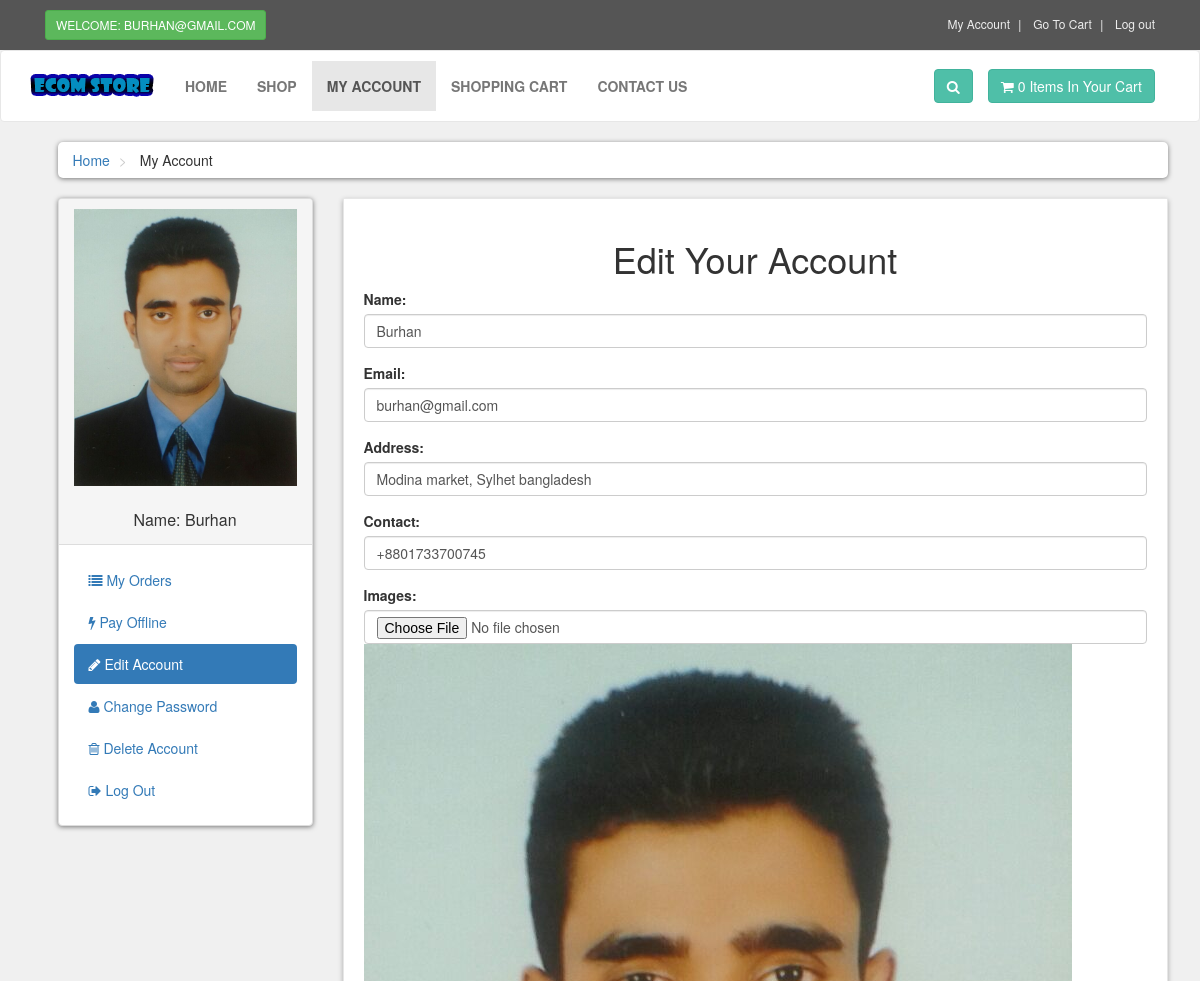
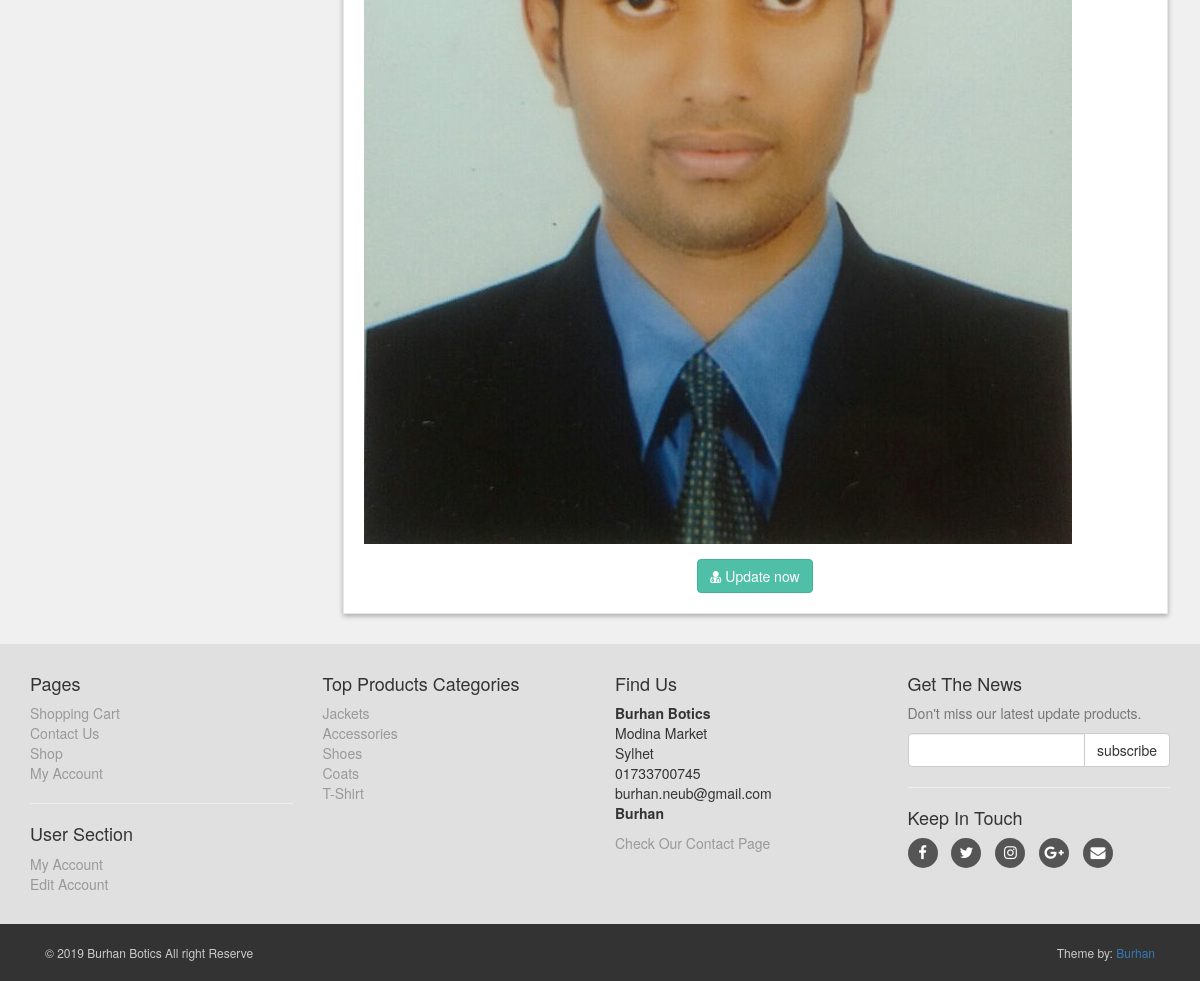
Screenshot of /customer/my_account.php?edit_account (signed in) with the database file from the repository (2 pictures, top to bottom).
### tables this page shows
CREATE TABLE `customers` (
  `customer_id` int(10) NOT NULL,
  `customer_name` varchar(255) NOT NULL,
  `customer_email` varchar(255) NOT NULL,
  `customer_pass` varchar(255) NOT NULL,
  `customer_address` varchar(255) NOT NULL,
  `customer_contact` varchar(255) NOT NULL,
  `customer_image` text NOT NULL,
  `customer_ip` varchar(255) NOT NULL
);

CREATE TABLE `product_categories` (
  `p_cat_id` int(10) NOT NULL,
  `p_cat_title` text NOT NULL,
  `p_cat_desc` text NOT NULL
);

### customer/edit_account.php (the view, shortened to what this page needs)
<?php
$customer_session = $_SESSION['customer_email'];
$get_customer = "select * from customers where customer_email='$customer_session'";
$run_customer = mysqli_query($con,$get_customer);
$row_customer = mysqli_fetch_array($run_customer);
$customer_name = $row_customer['customer_name'];
$customer_email = $row_customer['customer_email'];
$customer_contact = $row_customer['customer_contact'];
$customer_address = $row_customer['customer_address'];
$customer_image = $row_customer['customer_image'];
?>
<h1 align = "center"> Edit Your Account </h1>
<form action="" method="post" enctype="multipart/form-data">
    <div class="form-group">
        <label>Name: </label>
        <input type="text" name="c_name" class="form-control" value="<?php echo $customer_name; ?>" required>
    </div>
    <div class="form-group">
        <label>Email: </label>
        <input type="text" name="c_email" class="form-control" value="<?php echo $customer_email; ?>" required>
    </div>
    <div class="form-group">
        <label>Address: </label>
        <input type="text" name="c_address" class="form-control" value="<?php echo $customer_address; ?>" required>
    </div>
    <div class="form-group">
        <label>Contact: </label>
        <input type="text" name="c_contact" class="form-control" value="<?php echo $customer_contact; ?>" required>
    </div>
    <div class="form-group">
        <label>Images: </label>
        <input type="file" name="c_image" class="form-control form-height-custom " required>
        <img class="img-responsive" src="customer_images/<?php echo $customer_image; ?>" alt="profile">
    </div>
    <div class="text-center">
        <button type="submit" name="update" class="btn btn-primary">
            <i class="fa fa-user-md"></i> Update now
        </button>
    </div>
</form>

### customer/includes/sidebar.php
<div class="panel panel-default sidebar-menu">
    <div class="panel-heading">
        <?php
        $customer_session = $_SESSION['customer_email'];
        $get_customer = "select * from customers where customer_email='$customer_session'";
        $run_customer = mysqli_query($con,$get_customer);
        $row_customer = mysqli_fetch_array($run_customer);
        $customer_image = $row_customer['customer_image'];
        $customer_name = $row_customer['customer_name'];
        if(!isset($_SESSION['customer_email'])){
        }else{
            echo "
                <center>
                    <img src='customer_images/$customer_image' class='img-responsive'>
                </center>
                <br/>
                <h3 class='panel-title' align='center'>
                    Name: $customer_name
                </h3>
            ";
        }
        ?>
    </div>
    <div class="panel-body">
        <ul class="nav-pills nav-stacked nav">
            <li class="<?php if(isset($_GET['my_orders']) || empty($_GET)){echo"active";} ?>">
                <a href="my_account.php?my_orders">
                    <i class="fa fa-list"></i> My Orders
                </a>
            </li>
            <li class="<?php if(isset($_GET['pay_offline'])){echo"active";} ?>">
                <a href="my_account.php?pay_offline">
                    <i class="fa fa-bolt"></i> Pay Offline
                </a>
            </li>
            <li class="<?php if(isset($_GET['edit_account'])){echo"active";} ?>">
                <a href="my_account.php?edit_account">
                    <i class="fa fa-pencil"></i> Edit Account
                </a>
            </li>
            <li class="<?php if(isset($_GET['change_password'])){echo"active";} ?>">
                <a href="my_account.php?change_password">
                    <i class="fa fa-user"></i> Change Password
                </a>
            </li>
            <li class="<?php if(isset($_GET['delect_account'])){echo"active";} ?>">
                <a href="my_account.php?delect_account">
                    <i class="fa fa-trash-o"></i> Delete Account
                </a>
            </li>
            <li>
                <a href="../logout.php">
                    <i class="fa fa-sign-out"></i> Log Out
                </a>
            </li>
        </ul>
    </div>
</div>

### customer/includes/footer.php (shortened to what this page needs)
<div id="footer">
    <div class="container">
        <div class="row">
            <div class="col-sm-6 col-md-3">
            <h4>Pages</h4>
                <ul>
                    <li><a href="../cart.php">Shopping Cart</a></li>
                    <li><a href="../contact.php">Contact Us</a></li>
                    <li><a href="../shop.php">Shop</a></li>
                    <li><a href="my_account.php">My Account</a></li>
                </ul>
                <hr>
                <h4>User Section</h4>
                <ul>
                    <li>
                         <?php
                           if(!isset($_SESSION['customer_email'])){
                               echo"<a href='../checkout.php'>Login</a>";
                           }else{
                              echo"<a href='my_account.php?my_orders'>My Account</a>";
                           }
                          ?>
                    </li>
                    <li>
                        <?php
                           if(!isset($_SESSION['customer_email'])){
                               echo"<a href='../checkout.php'>Login</a>";
                           }else{
                              echo"<a href='my_account.php?edit_account'>Edit Account</a>";
                           }
                          ?>
                    </li>
                </ul>
            </div>
            <div class="col-sm-6 col-md-3">
                <h4>Top Products Categories</h4>
                <ul>
                    <?php
                    $get_p_cats = "select * from product_categories";
                    $run_p_cats = mysqli_query($con,$get_p_cats);
                    while($row_p_cats=mysqli_fetch_array($run_p_cats)){
                        $p_cat_id = $row_p_cats['p_cat_id'];
                        $p_cat_title = $row_p_cats['p_cat_title'];
                        echo "
                            <li>
                                <a href='../shop.php?p_cat=$p_cat_id'>
                                    $p_cat_title
                                </a>
                            </li>
                        ";
                    }
                ?>
                </ul>
            </div>
            <div class="col-sm-6 col-md-3">
                <h4>Find Us</h4>
                <p>
                    <strong>Burhan Botics</strong>
                    <br>Modina Market
                    <br>Sylhet
                    <br>01733700745
                    <br>burhan.neub@gmail.com
                    <br><strong>Burhan</strong>
                </p>
                <a href="../contact.php">Check Our Contact Page</a>
            </div>
            <div class="col-sm-6 col-md-3">
                <h4>Get The News</h4>
                <p class="text-muted">
                    Don't miss our latest update products.
                </p>
                <form action="https://feedburner.google.com/fb/a/mailverify" method="post" target="popupwindow" onsubmit="window.open('https://feedburner.google.com/fb/a/mailverify?uri=PpProgramingBlog', 'popupwindow', 'scrollbars=yes,width=550,height=520');return true" method="post">
                    <div class="input-group">
                        <input type="text" class="form-control" name="email">
                        <span class="input-group-btn">
                            <input type="submit" value="subscribe" class="btn btn-default">
                        </span>
                    </div>
                </form>
                <hr>
                <h4>Keep In Touch</h4>
                <p class="social">
                    <a href="www.facebook.com/burhan.cse" class="fa fa-facebook"></a>
                    <a href="#" class="fa fa-twitter"></a>
                    <a href="#" class="fa fa-instagram"></a>
                    <a href="#" class="fa fa-google-plus"></a>
                    <a href="#" class="fa fa-envelope"></a>
                </p>
            </div>
        </div>
    </div>
</div>
<div id="copyright">
    <div class="container">
        <div class="col-md-6">
            <p class="pull-left">&copy; 2019 Burhan Botics All right Reserve</p>
        </div>
        <div class="col-md-6">
            <p class="pull-right">Theme by: <a href="www.facebook.com/burhan.cse">Burhan</a></p>
        </div>
    </div>
</div>

### customer/styles/style.css (style rules this page uses)
body { font-size: 14px; line-height: 1.42857143; color: #333333; background: #f0f0f0; overflow-x: hidden; }
.btn-primary { color: rgb(255,255,255); background: rgb(79,191,168); border-color: rgb(65,179,156); }
#content .panel.sidebar-menu { box-sizing: border-box; box-shadow: 0px 1px 5px rgba(0, 0, 0, .5); }
#content .panel.sidebar-menu h3 { padding: 5px 0px; margin: 0px; }
#footer { background: #e0e0e0; padding: 20px 0; }
#footer a { color: #999999; padding: 0; text-decoration: none; }
#footer ul { list-style: none; padding-left: 0px; }
#footer .social { text-align: left; }
#footer .social a { margin: 0px 10px 0px 0px; display: inline-block; color: #ffffff; width: 30px; height: 30px; border-radius: 15px; line-height: 30px; font-size: 15px; text-align: center; vertical-align: bottom; background: #555555; text-decoration: none; }
#copyright { background: #333333; color: #cccccc; padding: 20px 0px; font-size: 12px; }
#copyright p { margin: 0px; }

### rows the page displays
customers: customer_image (placeholder picture), customer_name "Burhan", c_name "Burhan", c_email "burhan@gmail.com", c_address "Modina market, Sylhet bangladesh", c_contact "+8801733700745"
product_categories: p_cat_title "Jackets"
product_categories: p_cat_title "Accessories"
product_categories: p_cat_title "Shoes"
product_categories: p_cat_title "Coats"
product_categories: p_cat_title "T-Shirt"

### other values shown
$_SESSION['customer_email'] "BURHAN@GMAIL.COM"
$count_items "0"
